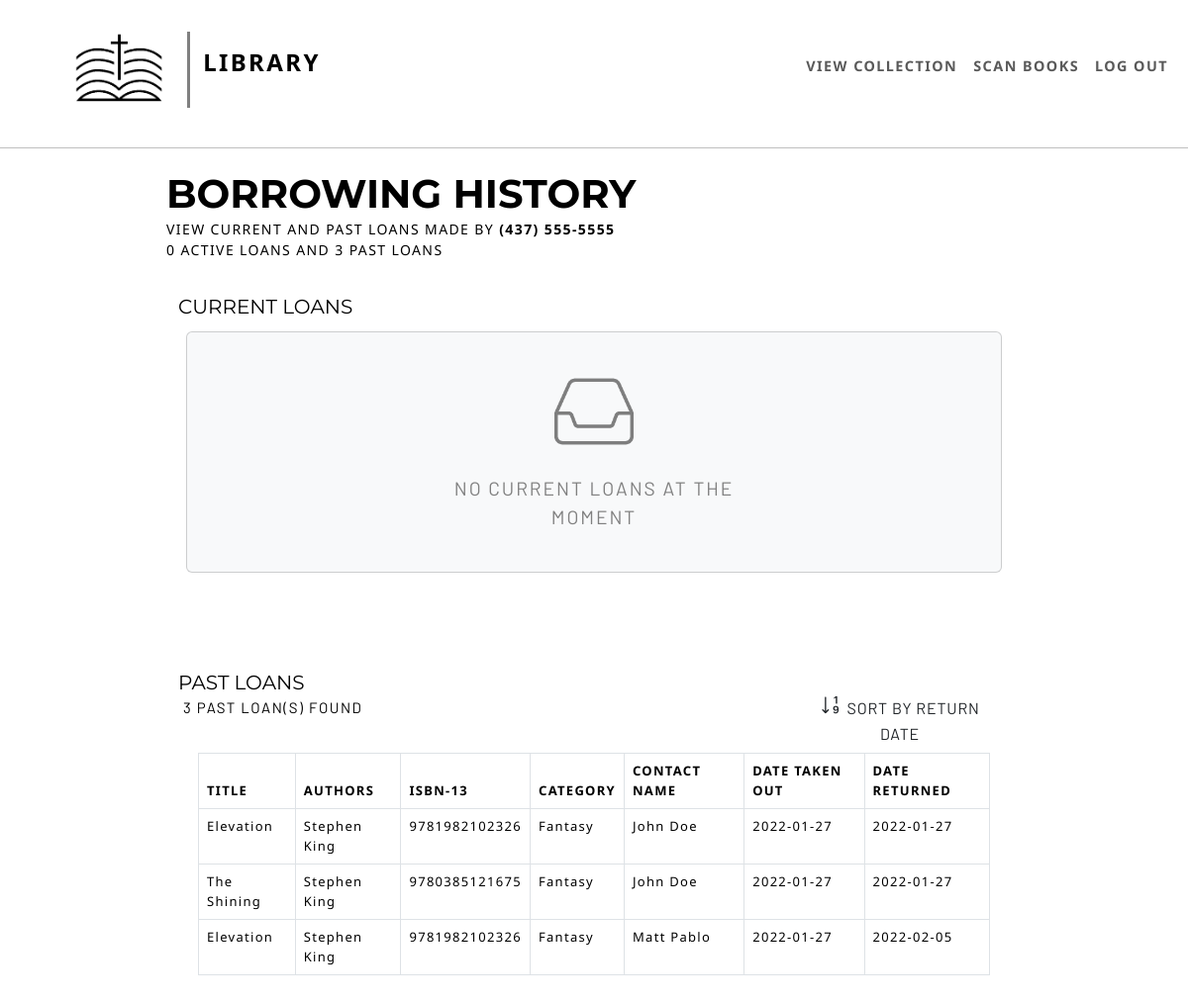
/loanee/(437) 555-5555 (signed in), run on the app's committed database.
### app/models.py (models this page shows, shortened)
class Loan(db.Model):
	id = db.Column(db.Integer, primary_key=True)
	book_id = db.Column(db.Integer, db.ForeignKey('book.id'))
	phone_num = db.Column(db.String(14), nullable=False, index=True)
	loanee = db.Column(db.String(32), nullable=False) # No registration required
	out_timestamp = db.Column(db.Date, index=True, default=datetime.today().date) # Date book was taken out
	in_timestamp = db.Column(db.Date, index=True, nullable=False) # Date book must be returned or was returned
	returned = db.Column(db.Boolean, index=True, nullable=False, default=False) # Loan is still open or closed
	@staticmethod
	def get_loans(phone_num):
		return Loan.query.filter_by(phone_num=phone_num).filter(Loan.book_id.isnot(None))

class SearchableMixin(object): # COULD MOVE FUNCTIONS DEPENDENT ON ELASTICSEARCH OUTSIDE
	def get_document(self):
		raise NotImplementedError("Need to define document structure for model")

class Book(SearchableMixin, db.Model):
	id = db.Column(db.Integer, primary_key=True)
	isbn_10 = db.Column(db.String(10), index=True, nullable=True)
	isbn_13 = db.Column(db.String(13), index=True, unique=True, nullable=False) # Older books dont have ISBN-13
	full_title = db.Column(db.String(100), nullable=False)
	authors = db.relationship('Author', secondary=book_authors, primaryjoin=(book_authors.c.book_id == id), lazy='subquery', backref='works')
	pages = db.Column(db.Integer)
	publish_date = db.Column(db.Date)
	category = db.Column(db.Integer, db.ForeignKey('category.id')) # We assume that each book has at most 1 category
	cover = db.Column(db.Text)
	loans = db.relationship('Loan', backref='loaned_book', lazy='dynamic')

class Author(db.Model):
	id = db.Column(db.Integer, primary_key=True)
	name = db.Column(db.String(64), nullable=False, index=True)

class Category(db.Model):
	id = db.Column(db.Integer, primary_key=True)
	name = db.Column(db.String(32), nullable=False, index=True)
	books = db.relationship('Book', backref='book_category', lazy='dynamic')

### app/routes.py (the view)
@app.route('/loanee/<phone_num>', methods=['GET'])
@login_required
def loanee_history(phone_num):
	all_loans = Loan.get_loans(phone_num)
	count = all_loans.count()
	if count == 0: # add server-side validation and change to 404
		flash(f'404: User with phone number ({phone_num}) not found in records', 'error')
		return redirect(url_for('dashboard'))
	page = request.args.get('page', 1, type=int)
	curr_loans_q = all_loans.filter_by(returned=False)
	curr_loans = {'count': curr_loans_q.count(), 'items': curr_loans_q.all()}
	past_loans_q = all_loans.filter_by(returned=True)
	past_loans_pag = past_loans_q.paginate(page, app.config['BOOKS_PER_PAGE'], False)
	past_loans = {
		'count': past_loans_q.count(),
		'items': past_loans_pag.items
	}
	next_url = url_for('loanee_history', phone_num=phone_num, page=past_loans_pag.next_num) if past_loans_pag.has_next else None
	prev_url = url_for('loanee_history', phone_num=phone_num, page=past_loans_pag.prev_num) if past_loans_pag.has_prev else None
	session['url'] = url_for('loanee_history', phone_num=phone_num)
	context = {
		'phone_num': phone_num,
		'curr_loans': curr_loans,
		'past_loans': past_loans,
		'next_url': next_url,
		'prev_url': prev_url
	}
	return render_template('loanee_history.html', **context)

### app/models.py (called while the page is built)
@login.user_loader
def load_user(id):
	return User.query.get(int(id))

### app/routes.py (called while the page is built)
def list_authors(authors, as_list=False): # MOVE SOMEWHERE ELSE
	auth_list = [a.name for a in authors]
	if len(auth_list) > 0:
		if as_list:
			return auth_list
		return ', '.join(auth_list)
	return 'None'

@app.context_processor
def utility_processor():
	return dict(list_authors=list_authors, format_phone_num=format_phone_num)

@app.before_request
def before_request():
	if current_user.is_authenticated:
		g.lookUpForm = BookLookUpForm()
		g.enterForm = BookEntryForm()
		g.search_form = SearchForm()
		g.as_form = AdvancedSearchForm()
		g.editForm = BookEditForm()
		g.loanForm = LoanBookForm()
		g.loan_close_form = EmptyForm()
		g.loan_extend_form = LoanExtendForm()

### app/templates/loanee_history.html (shortened to what this page needs)
{% extends "base.html" %}
{% block head %}
	{{ super() }}
{% endblock %}
{% block app_content %}
	<div class="col-sm-8">
		<div style="margin-bottom: 2em; margin-left: -2em">
			<div id="headerTitle">BORROWING HISTORY</div>
			<div id="headerSubtitle">VIEW CURRENT AND PAST LOANS MADE BY <span style="font-weight: bold;">{{ phone_num }}</span></div>
			<div id="headerSubtitle">{{ curr_loans['count'] }} ACTIVE LOANS AND {{ past_loans['count'] }} PAST LOANS</div>
		</div>
		<div class="loan-type">CURRENT LOANS</div>
		{% if not curr_loans['items'] %}
		<div class="row justify-content-center align-items-center">
			<div class="card text-dark bg-light mb-3">
				<div class="card-body">
					<div class="row justify-content-center align-items-center">
						<div class="col-sm-2 my-4 text-center">
							<img width="80px" src="{{ url_for('static', filename='empty.png') }}">
						</div>
					</div>
					<div class="row justify-content-center align-items-center">
						<span id="empty-text" class="col-sm-6 mb-4 mx-3 text-center"> NO CURRENT LOANS AT THE MOMENT</span>
					</div>
				</div>
			</div>
		</div>
		{% endif %}
		<div style="margin-top: 5em;">
			<div class="row justify-content-between">
				<div class="col-lg-3">
					<div class="loan-type">PAST LOANS</div>
					<div class="loan-result-header">{{ past_loans['count'] }} PAST LOAN(S) FOUND</div>
				</div>
				<button id="sortButton" type="button" class="col-sm-3 btn" style="font-family: 'Barlow', sans-serif; letter-spacing: 0.05em; margin-top: 15px; border-color: white;">
					<i style="font-size: 1.4em;" class="bi bi-sort-numeric-down"></i> SORT BY RETURN DATE
				</button>
			</div>
			<table class="table table-bordered" id="past_loans_table">
				<thead>
					<tr>
						<th>TITLE</th>
						<th>AUTHORS</th>
						<th>ISBN-13</th>
						<th>CATEGORY</th>
						<th>CONTACT NAME</th>
						<th>DATE TAKEN OUT</th>
						<th>DATE RETURNED</th>
					</tr>
				</thead>
				<tbody>
					{% for loan in past_loans['items'] %}
						{% with book = loan.loaned_book %}
						<tr>
							<td>{{ book.full_title }}</td>
							<td>
								{% for author in list_authors(book.authors, as_list=True) %}
									{{ author }}{% if not loop.last %},{% endif %}
								{% endfor %}
							</td>
							<td>{{ book.isbn_13 }}</td>
							<td>{{ book.book_category.name }}</td>
							<td>{{ loan.loanee }}</td>
							<td>{{ loan.out_timestamp.strftime('%Y-%m-%d') }}</td>
							<td>{{ loan.in_timestamp.strftime('%Y-%m-%d') }}</td>
						</tr>
						{% endwith %}
					{% endfor %}
				</tbody>
			</table>
		</div>
	</div>
{% endblock %}

### app/static/base.css (style rules this page uses)
a { color: #998751e7; }
#headerTitle { font-family: 'Montserrat', sans-serif; color: black; font-size: 40px; font-weight: 700; }
#headerSubtitle { font-family: 'Noto Sans', sans-serif; color: black; font-size: 14px; margin-top: -5px; margin-bottom: 5px; letter-spacing: 0.1em; }
.nav-item { font-family: 'Noto Sans', sans-serif; font-weight: 700; letter-spacing: 0.1em; font-size: .9em; }

### app/templates/loanee_history.html (style rules this page uses)
th, td { font-family: 'Noto Sans', sans-serif; color: black; font-size: 13px; letter-spacing: 0.1em; }
.loan-type { font-family: 'Montserrat', sans-serif; color: black; font-size: 20px; margin-bottom: 10px; margin-left: -1em }
.loan-result-header { font-family: 'Barlow', sans-serif; color: black; font-size: 15px; margin-top: -11px; margin-left: -1em; margin-bottom: 1em; letter-spacing: 0.1em; }
#empty-text { font-family: 'Barlow', sans-serif; letter-spacing: 0.1em; font-size: 1.2em; color: grey; }

### data on the page
Loan: loaned_book.full_title "Elevation", loaned_book.isbn_13 "9781982102326", loaned_book.book_category.name "Fantasy", loanee "John Doe", out_timestamp "2022-01-27", in_timestamp "2022-01-27"
Author: name "Stephen King"
Loan: loaned_book.full_title "The Shining", loaned_book.isbn_13 "9780385121675", loaned_book.book_category.name "Fantasy", loanee "John Doe", out_timestamp "2022-01-27", in_timestamp "2022-01-27"
Loan: loaned_book.full_title "Elevation", loaned_book.isbn_13 "9781982102326", loaned_book.book_category.name "Fantasy", loanee "Matt Pablo", out_timestamp "2022-01-27", in_timestamp "2022-02-05"

### other printed values
{{ render_nav_item('index', 'VIEW COLLECTION') }} "VIEW COLLECTION"
{{ render_nav_item('enter', 'SCAN BOOKS') }} "SCAN BOOKS"
{{ render_nav_item('logout', 'LOG OUT') }} "LOG OUT"
{{ phone_num }} "(437) 555-5555"
{{ curr_loans['count'] }} "0"
{{ past_loans['count'] }} "3"
